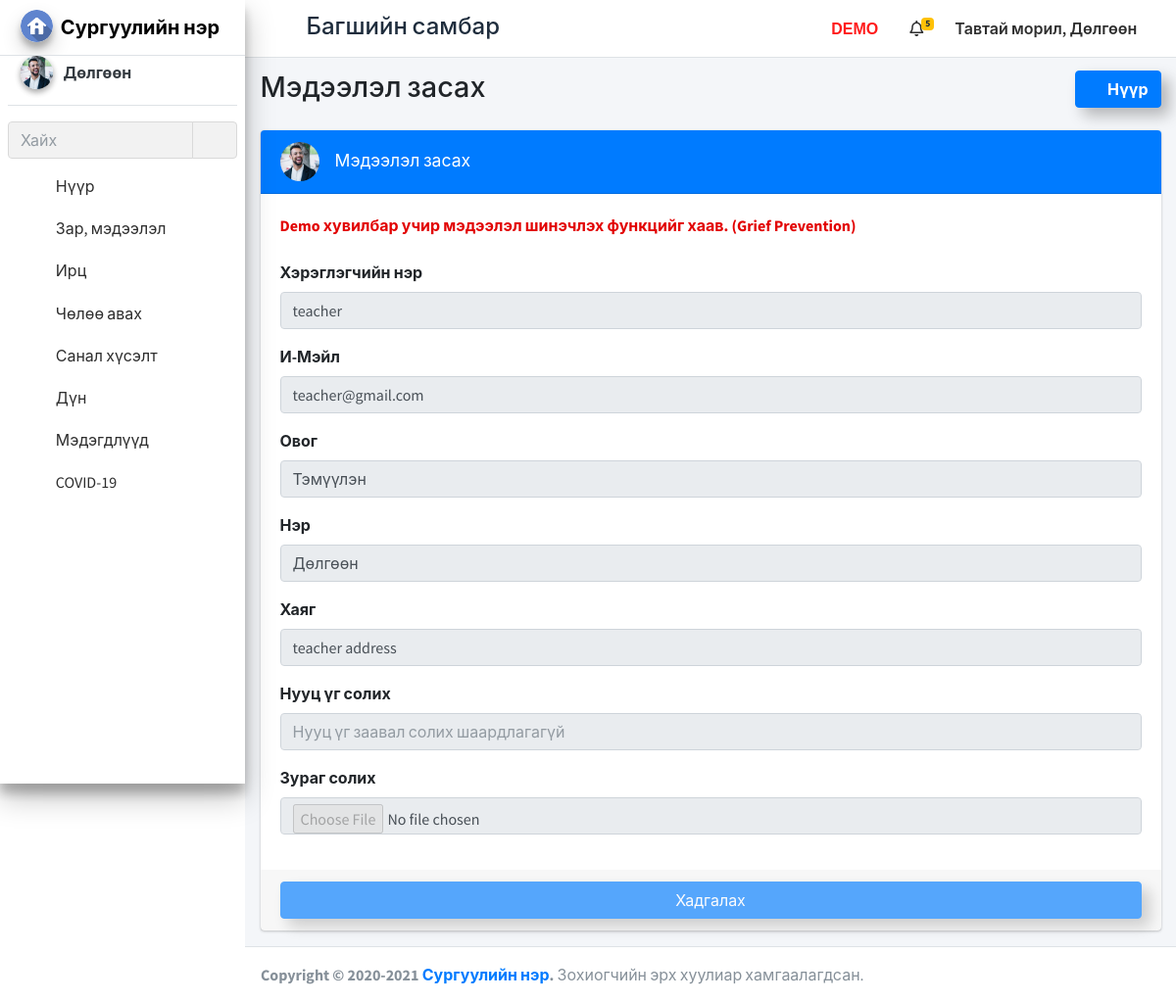
Page /staff_profile (signed in) on the committed database.
### school_management_app/models.py (models this page shows)
class CustomUser(AbstractUser):
    user_type_data=((1,"HOD"),(2,"Staff"),(3,"Student"),(4,"Parent"))
    user_type=models.CharField(default=1,choices=user_type_data,max_length=10)

class Staffs(models.Model):
    id=models.AutoField(primary_key=True)
    admin=models.OneToOneField(CustomUser,on_delete=models.CASCADE)
    address=models.TextField()
    created_at=models.DateTimeField(auto_now_add=True)
    updated_at=models.DateTimeField(auto_now_add=True)
    profile_pic=models.FileField(default="")
    fcm_token=models.TextField(default="")
    objects=models.Manager()

### school_management_app/StaffViews.py (the view)
# urls.py: path('staff_profile', StaffViews.staff_profile, name="staff_profile"),
def staff_profile(request):
    user=CustomUser.objects.get(id=request.user.id)
    staff=Staffs.objects.get(admin=user)
    staff_pro=Staffs.objects.get(admin=user)
    staffs=Staffs.objects.get(admin=request.user.id)
    notifications=NotificationStaffs.objects.filter(staff_id=staffs.id)
    return render(request,"staff_template/staff_profile.html",{"notifications":notifications,"user":user,"staff":staff,"staff_pro":staff_pro})

### school_management_app/templates/staff_template/staff_profile.html (shortened to what this page needs)
{% extends 'staff_template/base_template.html' %}
{% block page_title %}
Мэдээлэл засах
{% endblock page_title %}
{% block main_content %}
<section class="content">
  <div class="container-fluid">
    <div class="row">
      <div class="col-md-12">
        <div class="card card-primary">
          <div class="card-header d-flex" style="display: flex; align-items: center;">
            <div class="image">
              <img src="{{ staff.profile_pic }}" class="img-circle" style="width: 40px;" alt="User Image">
            </div>
            <h3 class="card-title ml-3">Мэдээлэл засах</h3>
          </div>
          <form role="form" action="{% url 'staff_profile_save' %}" method="post" enctype="multipart/form-data">
            <div class="card-body">
              <div class="form-group">
                <label style="color: rgb(226, 0, 0);">Demo хувилбар учир мэдээлэл шинэчлэх функцийг хаав. (Grief Prevention)</label>
              </div>
              <div class="form-group">
                <label>Хэрэглэгчийн нэр</label>
                <input type="text" class="form-control" name="username" value="{{ user.username }}" disabled="disabled">
              </div>
              <div class="form-group">
                <label>И-Мэйл</label>
                <input type="text" class="form-control" name="username" value="{{ user.email }}" disabled="disabled">
              </div>
              <div class="form-group">
                <label>Овог</label>
                <input type="text" class="form-control" name="first_name" value="{{ user.first_name }}" disabled>
              </div>
              <div class="form-group">
                <label>Нэр</label>
                <input type="text" class="form-control" name="last_name" value="{{ user.last_name }}" disabled>
              </div>
              <div class="form-group">
                <label>Хаяг</label>
                <input type="text" class="form-control" name="address" value="{{ staff.address }}" disabled>
              </div>
              <div class="form-group">
                <label>Нууц үг солих</label>
                <input type="text" class="form-control" name="password" disabled
                  placeholder="Нууц үг заавал солих шаардлагагүй">
              </div>
              <div class="form-group">
                <label>Зураг солих</label>
                <input type="file" class="form-control" name="profile_pic" accept=".png,.jpg,.jpeg," disabled>
              </div>
            </div>
            <div class="card-footer">
              <button type="submit" class="btn btn-primary btn-block shadow-custom" disabled>Хадгалах</button>
            </div>
          </form>
        </div>
      </div>
    </div>
  </div>
</section>
{% endblock main_content %}

### school_management_app/templates/staff_template/base_template.html (shortened to what this page needs)
{% load static %}
{% load humanize %}
<!DOCTYPE html>
<html>
<head>
  <link rel="stylesheet" href="{% static "plugins/fontawesome-free/css/all.min.css" %}">
  <link rel="stylesheet" href="https://code.ionicframework.com/ionicons/2.0.1/css/ionicons.min.css">
  <link rel="stylesheet" href="{% static "plugins/tempusdominus-bootstrap-4/css/tempusdominus-bootstrap-4.min.css" %}">
  <link rel="stylesheet" href="{% static "plugins/icheck-bootstrap/icheck-bootstrap.min.css" %}">
  <link rel="stylesheet" href="{% static "plugins/jqvmap/jqvmap.min.css" %}">
  <link rel="stylesheet" href="{% static "dist/css/adminlte.min.css" %}">
  <link rel="stylesheet" href="{% static "plugins/overlayScrollbars/css/OverlayScrollbars.min.css" %}">
  <link rel="stylesheet" href="{% static "plugins/daterangepicker/daterangepicker.css" %}">
  <link rel="stylesheet" href="{% static "plugins/summernote/summernote-bs4.css" %}">
  <link rel="stylesheet" href="{% static "custom/css/style.css" %}">
</head>
<body class="hold-transition sidebar-mini layout-fixed layout-navbar-fixed">
  <div class="wrapper">
    <nav class="main-header navbar navbar-expand navbar-white navbar-light">
      <ul class="navbar-nav">
        <li class="nav-item">
          <a class="nav-link" data-widget="pushmenu" href="#"><i class="fas fa-bars"></i></a>
        </li>
      </ul>
      <h4 class="title-c1" style="margin-left: 10px;margin-top: 5px;">
        <span class="desktop">Багшийн самбар</span>
      </h4>
      <ul class="navbar-nav ml-auto">
        <li class="nav-item d-flex">
          <a class="nav-link">
            <span class="desktop-demo">DEMO</span>
        </li>
        <li class="nav-item dropdown">
          <a class="nav-link" data-toggle="dropdown" href="#">
            <i class="far fa-bell"></i>
            {% if notifications.count == 0 %}
            <span class="badge badge-warning navbar-badge"></span>
            {% else %}
            <span class="badge badge-warning navbar-badge font-weight-bold">{{notifications.count}}</span>
            {% endif %}
          </a>
        </li>
        <li class="nav-item d-flex">
          <a class="nav-link title-c2" style="white-space: nowrap; cursor: pointer;" data-toggle="dropdown" aria-haspopup="true" aria-expanded="false">
            <span class="hidden">Тавтай морил, </span>{{ user.last_name }}
            <i class="fas fa-angle-down"></i>
          </a>
        </li>
      </ul>
    </nav>
    {% include 'staff_template/sidebar_template.html' with user=user id=id %}
    <div class="content-wrapper">
      <div class="content-header">
        <div class="container-fluid">
          <div class="row mb-2">
            <div class="col-sm-6">
              <h1 class="m-0">
                {% block page_title %}
                {% endblock page_title %}
              </h1>
            </div>
            <div class="col-sm-6">
              <ol class="breadcrumb float-sm-right">
                <li class="breadcrumb-item"><a class="btn btn-primary shadow-custom font-weight-bold" href="{% url 'staff_home' %}"><i class="nav-icon fas fa-tachometer-alt mr-2"></i>Нүүр</a></li>
              </ol>
            </div>
          </div>
        </div>
      </div>
      {% block main_content %}{% endblock main_content %}
    </div>
    {% include 'staff_template/footer.html' %}
  </div>
</body>
</html>

### school_management_app/templates/staff_template/sidebar_template.html (shortened to what this page needs)
{% load static %}
  <aside class="main-sidebar sidebar-light-primary elevation-4">
    <a href="/staff_home" class="brand-link">
      <img src="{% static "dist/img/home-icon.png" %}" alt="logo" class="brand-image img-circle elevation-3" style="opacity: 1">
      <span class="brand-text font-weight-bold">Сургуулийн нэр</span>
    </a>
    <div class="sidebar">
      <div class="user-panel mt-3 pb-3 mb-3 d-flex">
        <div class="image">
          <img src="{{ staff_pro.profile_pic }}" class="img-circle elevation-2 zoomD" alt="User Image">
        </div>
        <div class="info">
          <a href="{% url 'staff_profile' %}" class="d-block font-weight-bold">
            {{ user.last_name }}
          </a>
        </div>
      </div>
       <div class="form-inline">
        <div class="input-group" data-widget="sidebar-search">
          <input class="form-control form-control-sidebar" type="search" placeholder="Хайх" aria-label="Search">
          <div class="input-group-append">
            <button class="btn btn-sidebar" style="box-shadow: none !important;">
              <i class="fas fa-search fa-fw"></i>
            </button>
          </div>
        </div>
      </div>
      <nav class="mt-2">
        <ul class="nav nav-pills nav-sidebar flex-column nav-child-indent" data-widget="treeview" role="menu" data-accordion="false">
          <li class="nav-item">
            {% url 'staff_home' as staff_home %}
            <a href="{{ staff_home }}" class="nav-link {% if request.path == staff_home %} active {% endif %}">
              <i class="nav-icon fas fa-tachometer-alt"></i>
              <p>
                Нүүр
              </p>
            </a>
          </li>
          <li class="nav-item">
            {% url 'staff_news' as staff_news %}
            <a href="{{ staff_news }}" class="nav-link {% if request.path == staff_news %} active {% endif %}">
              <i class="nav-icon fas fa-newspaper"></i>
              <p>
                Зар, мэдээлэл
              </p>
            </a>
          </li>
          <li class="nav-item">
            {% url 'staff_take_attendance' as staff_take_attendance %}
            {% url 'staff_update_attendance' as staff_update_attendance %}
            <a href="#" class="nav-link {% if request.path == staff_take_attendance %} active {% elif request.path == staff_update_attendance %} active {% endif %}">
              <i class="nav-icon fas fa-user-check"></i>
              <p>
                Ирц
                <i class="right fas fa-angle-left"></i>
              </p>
            </a>
          </li>
          <li class="nav-item">
            {% url 'staff_apply_leave' as staff_apply_leave %}
            <a href="{{ staff_apply_leave }}" class="nav-link {% if request.path == staff_apply_leave %} active {% endif %}">
              <i class="nav-icon fas fa-sign-out-alt"></i>
              <p>
                Чөлөө авах
              </p>
            </a>
          </li>
          <li class="nav-item">
            {% url 'staff_feedback' as staff_feedback %}
            <a href="{{ staff_feedback }}" class="nav-link {% if request.path == staff_feedback %} active {% endif %}">
              <i class="nav-icon fas fa-comments"></i>
              <p>
                Санал хүсэлт
              </p>
            </a>
          </li>
          <li class="nav-item">
            {% url 'staff_add_result' as staff_add_result %}
            {% url 'edit_student_result' as edit_student_result %}
            <a href="#" class="nav-link {% if request.path == staff_add_result %} active {% elif request.path == edit_student_result %} active {% endif %}">
              <i class="nav-icon fas fa-graduation-cap"></i>
              <p>
                Дүн
                <i class="right fas fa-angle-left"></i>
              </p>
            </a>
          </li>
            {% url 'start_live_classroom' as start_live_classroom %}
           <li class="nav-item">
            {% url 'staff_all_notification' as staff_all_notification %}
            <a href="{{ staff_all_notification }}" class="nav-link {% if request.path == staff_all_notification %} active {% endif %}">
              <i class="nav-icon fas fa-bell"></i>
              <p>
                Мэдэгдлүүд
              </p>
            </a>
          </li>
          <li class="nav-item">
            {% url 'tcovid19' as tcovid19 %}
            <a href="{% url 'tcovid19' %}"
              class="nav-link {% if request.path == tcovid19 %} active {% endif %}">
              <i class="nav-icon fas fa-virus"></i>
              <p>
                COVID-19
              </p>
            </a>
          </li>
        </ul>
      </nav>
    </div>
  </aside>

### school_management_app/static/custom/css/style.css (style rules this page uses)
.shadow-custom { box-shadow: 8px 8px 15px rgba(0, 0, 0, 0.267) !important; }
.breadcrumb-item { margin-top: 10px; display: none; }
@media screen and (min-width: 992px) { .breadcrumb-item { margin-top: 0px; display: inline-block; } }
.btn { box-shadow: 8px 8px 15px rgba(0, 0, 0, 0.267) !important; }

### school_management_app/templates/staff_template/base_template.html (style rules this page uses)
.title-c1 { font-size: 20px; }
.desktop { font-size: 0px; }
.desktop-demo { font-size: 0px; }
.title-c2 { font-size: 15px; }
.hidden { font-size: 0; }
@media screen and (min-width: 992px) { .title-c1 { font-size: 24px; } }
@media screen and (min-width: 992px) { .desktop { font-size: 24px; } }
@media screen and (min-width: 992px) { .desktop-demo { font-size: 1rem; color: #ff1b1b; font-weight: 700; font-family: sans-serif; } }
@media screen and (min-width: 992px) { .title-c2 { font-size: 16px; font-weight: 600; } }
@media screen and (min-width: 992px) { .hidden { font-size: 16px; } }

### school_management_app/templates/staff_template/sidebar_template.html (style rules this page uses)
.zoomD { cursor: zoom-in; }
.nav-link { color: rgb(46, 46, 46) !important; }

### rows in the picture
CustomUser: last_name "Дөлгөөн", username "teacher", username "teacher@gmail.com", first_name "Тэмүүлэн"
Staffs: profile_pic (placeholder picture), address "teacher address"

### other values in the picture
{{ notifications.count }} "5"
